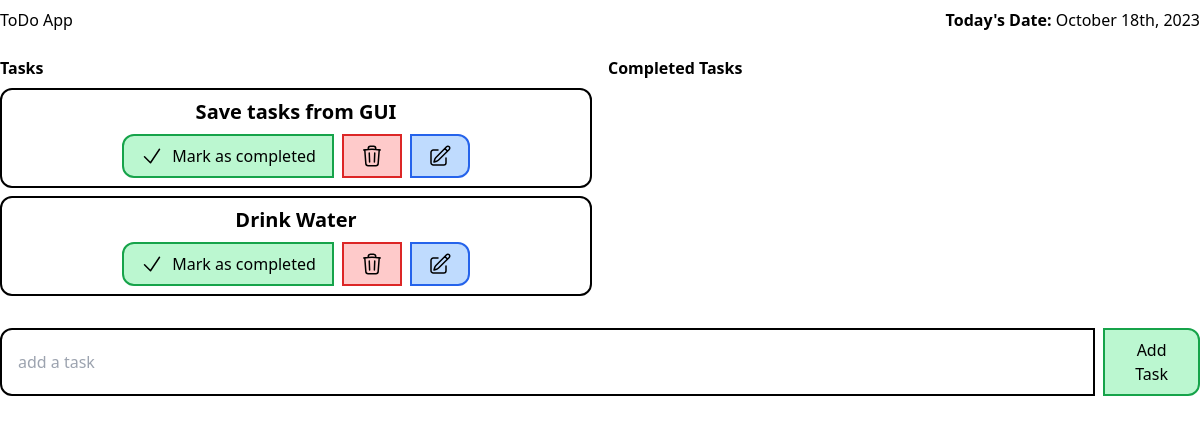
/, run on an earlier commit of the app's database.
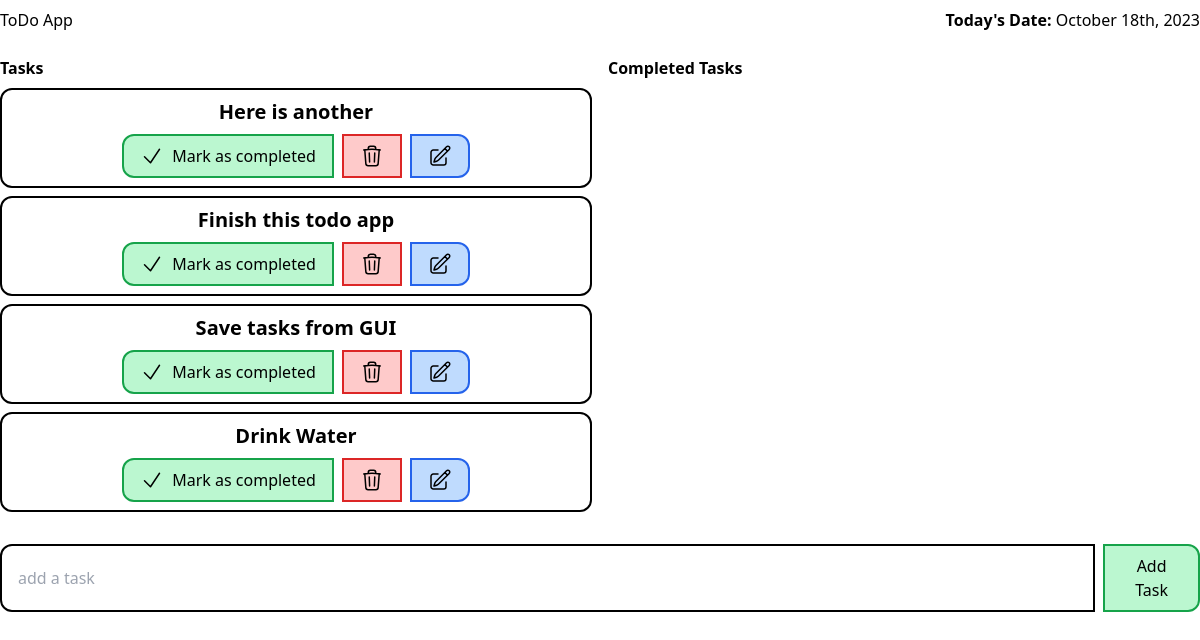
And on a later commit of the database.
### todo/models.py (models this page shows)
class Task(models.Model):
    task = models.CharField(max_length=250)
    is_completed = models.BooleanField(default=False)
    created_at = models.DateTimeField(auto_now_add=True)
    updated_at = models.DateTimeField(auto_now=True)
    def __str__(self):
        return self.task

### todo_main/views.py (the view)
# urls.py: 2. Add a URL to urlpatterns:  path('', views.home, name='home')
def home(request):
    tasks = Task.objects.filter(is_completed=False).order_by('-updated_at')
    completed_tasks = Task.objects.filter(is_completed=True).order_by('-updated_at')
    print(tasks)
    context = {
        'tasks': tasks,
        'completed_tasks': completed_tasks
    }
    return render(request, 'home.html', context)

### templates/home.html (shortened to what this page needs)
<!DOCTYPE html>
<html lang="en">
  <head>
    <script src="https://cdn.tailwindcss.com"></script>
  </head>
  <body>
    <section class="max-w-7xl mx-auto py-2 flex justify-between">
      <h1>ToDo App</h1>
      <h2><b>Today's Date:</b> {% now 'F jS, Y ' %}</h2>
    </section>
    <section class="grid grid-cols-2 max-w-7xl mx-auto gap-4 py-4">
      <div>
        <h3 class="font-bold">Tasks</h3>
        <ul class="flex flex-col gap-2 mt-2">
          {% for task in tasks %}
          <div class="py-2 w-full border-2 border-black rounded-xl py-2 px-4">
            <li class="flex justify-between items-center flex-col gap-2">
              <p class="font-semibold text-xl">{{ task.task }}</p>
              <div class="flex gap-2">
                <a
                  href="{% url 'markAsCompleted' task.pk %}"
                  class="py-2 px-4 border-2 rounded-l-xl border-green-600 bg-green-200 flex gap-2"
                >
                  <svg
                    xmlns="http://www.w3.org/2000/svg"
                    fill="none"
                    viewBox="0 0 24 24"
                    stroke-width="1.5"
                    stroke="currentColor"
                    class="w-6 h-6"
                  >
                    <path
                      stroke-linecap="round"
                      stroke-linejoin="round"
                      d="M4.5 12.75l6 6 9-13.5"
                    />
                  </svg>
                  Mark as completed
                </a>
                <a
                  href="{% url 'deleteTask' task.pk %}"
                  class="py-2 px-4 border-2 border-red-600 bg-red-200 flex gap-2"
                >
                </a>
                <a
                  href="{% url 'editTask' task.pk %}"
                  class="py-2 px-4 border-2 rounded-r-xl border-blue-600 flex gap-2 bg-blue-200"
                >
                </a>
              </div>
            </li>
          </div>
          {% endfor %}
        </ul>
      </div>
      <div>
        <h3 class="font-bold">Completed Tasks</h3>
      </div>
    </section>
    <section class="max-w-7xl mx-auto py-4">
      <form action="{% url 'addTask' %}" method="POST" class="flex gap-2">
        <input
          class="border-2 border-black w-full rounded-l-xl py-2 px-4"
          name="task"
          placeholder="add a task"
        />
        <button
          class="border-2 border-green-600 bg-green-200 rounded-r-xl py-2 px-4"
          type="submit"
        >
          Add Task
        </button>
      </form>
    </section>
  </body>
</html>

What changed in the data, as far as the page shows it:
added Task: task "Here is another"
added Task: task "Finish this todo app"
